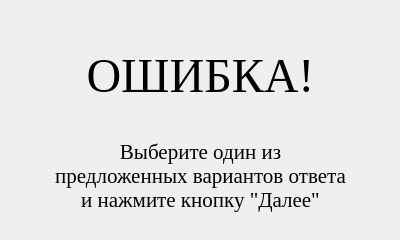
<?xml version="1.0" encoding="UTF-8"?>
<ui version="4.0">
 <class>error</class>
 <widget class="QDialog" name="error">
  <property name="geometry">
   <rect>
    <x>0</x>
    <y>0</y>
    <width>400</width>
    <height>240</height>
   </rect>
  </property>
  <property name="sizePolicy">
   <sizepolicy hsizetype="Fixed" vsizetype="Fixed">
    <horstretch>0</horstretch>
    <verstretch>0</verstretch>
   </sizepolicy>
  </property>
  <property name="minimumSize">
   <size>
    <width>400</width>
    <height>240</height>
   </size>
  </property>
  <property name="maximumSize">
   <size>
    <width>400</width>
    <height>240</height>
   </size>
  </property>
  <property name="windowTitle">
   <string>error</string>
  </property>
  <widget class="QLabel" name="error_label">
   <property name="geometry">
    <rect>
     <x>10</x>
     <y>10</y>
     <width>381</width>
     <height>131</height>
    </rect>
   </property>
   <property name="font">
    <font>
     <family>Times New Roman</family>
     <pointsize>36</pointsize>
     <italic>false</italic>
    </font>
   </property>
   <property name="text">
    <string>ОШИБКА!</string>
   </property>
   <property name="alignment">
    <set>Qt::AlignCenter</set>
   </property>
   <property name="textInteractionFlags">
    <set>Qt::NoTextInteraction</set>
   </property>
   <property name="buddy">
    <cstring></cstring>
   </property>
  </widget>
  <widget class="QLabel" name="error_tip">
   <property name="geometry">
    <rect>
     <x>0</x>
     <y>130</y>
     <width>401</width>
     <height>91</height>
    </rect>
   </property>
   <property name="sizePolicy">
    <sizepolicy hsizetype="Fixed" vsizetype="Fixed">
     <horstretch>0</horstretch>
     <verstretch>0</verstretch>
    </sizepolicy>
   </property>
   <property name="font">
    <font>
     <family>Times New Roman</family>
     <pointsize>16</pointsize>
    </font>
   </property>
   <property name="text">
    <string>Выберите один из 
предложенных вариантов ответа 
и нажмите кнопку &quot;Далее&quot;</string>
   </property>
   <property name="alignment">
    <set>Qt::AlignCenter</set>
   </property>
  </widget>
 </widget>
 <resources/>
 <connections/>
</ui>
